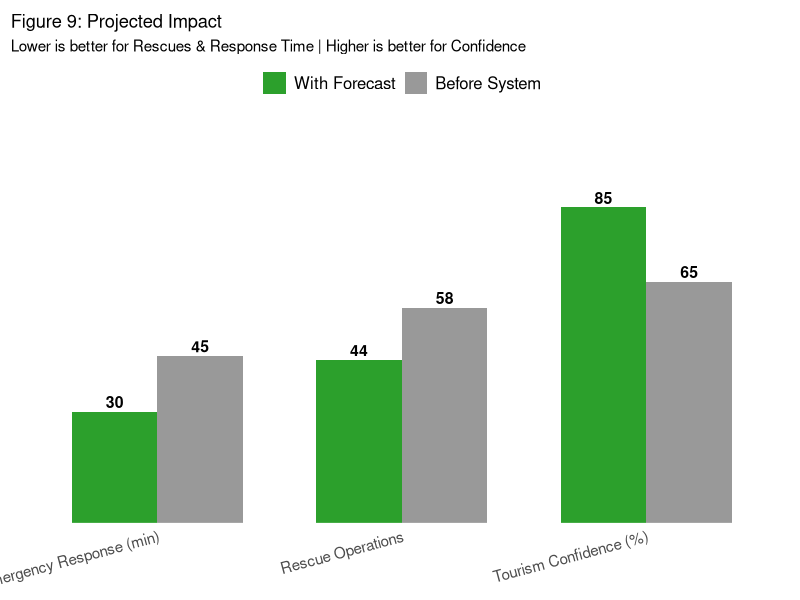
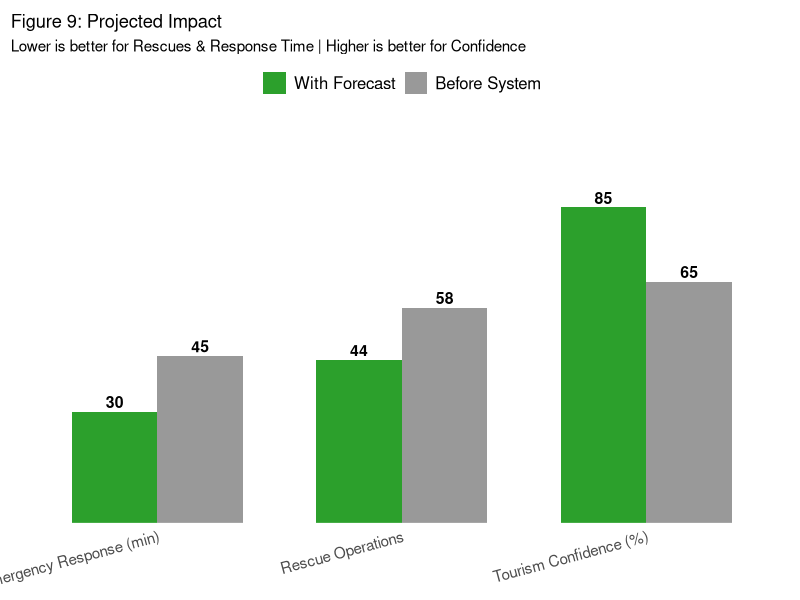

These figures' R source, in order:
# Extract Business Impact Chart from Presentation
library(ggplot2)
library(dplyr)
library(tidyr)

# Business Impact Chart - Extracted from working presentation code
impact <- data.frame(
  metric = c("Rescue Operations", "Tourism Confidence (%)", "Emergency Response (min)"),
  before = c(58, 65, 45),
  after = c(44, 85, 30)
)

impact_long <- impact %>%
  pivot_longer(cols = c(before, after), names_to = "period", values_to = "value")

p_business <- ggplot(impact_long, aes(x = metric, y = value, fill = period)) +
  geom_col(position = "dodge", width = 0.7) +
  geom_text(aes(label = value),
            position = position_dodge(width = 0.7), vjust = -0.3, size = 4, fontface = "bold") +
  scale_fill_manual(values = c("after" = "#2ca02c", "before" = "gray60"),
                    labels = c("With Forecast", "Before System")) +
  scale_y_continuous(limits = c(0, 95), expand = expansion(mult = c(0, 0.15))) +
  labs(title = "Figure 9: Projected Impact",
       subtitle = "Lower is better for Rescues & Response Time | Higher is better for Confidence",
       x = NULL, y = NULL, fill = NULL) +
  theme_minimal() +
  theme(legend.position = "top",
        legend.text = element_text(size = 12),
        axis.text.x = element_text(size = 11, angle = 15, hjust = 1),
        axis.text.y = element_blank(),
        panel.grid = element_blank(),
        plot.margin = margin(t = 10, r = 5, b = 5, l = 5))

# Save with larger dimensions to prevent cutoff
ggsave("business_impact_extracted.png", plot = p_business, 
       width = 14, height = 8, dpi = 300, bg = "white")
ggsave("business_impact_extracted.pdf", plot = p_business, 
       width = 14, height = 8, bg = "white")

print("Business Impact chart saved:")
print("- business_impact_extracted.png")
print("- business_impact_extracted.pdf")